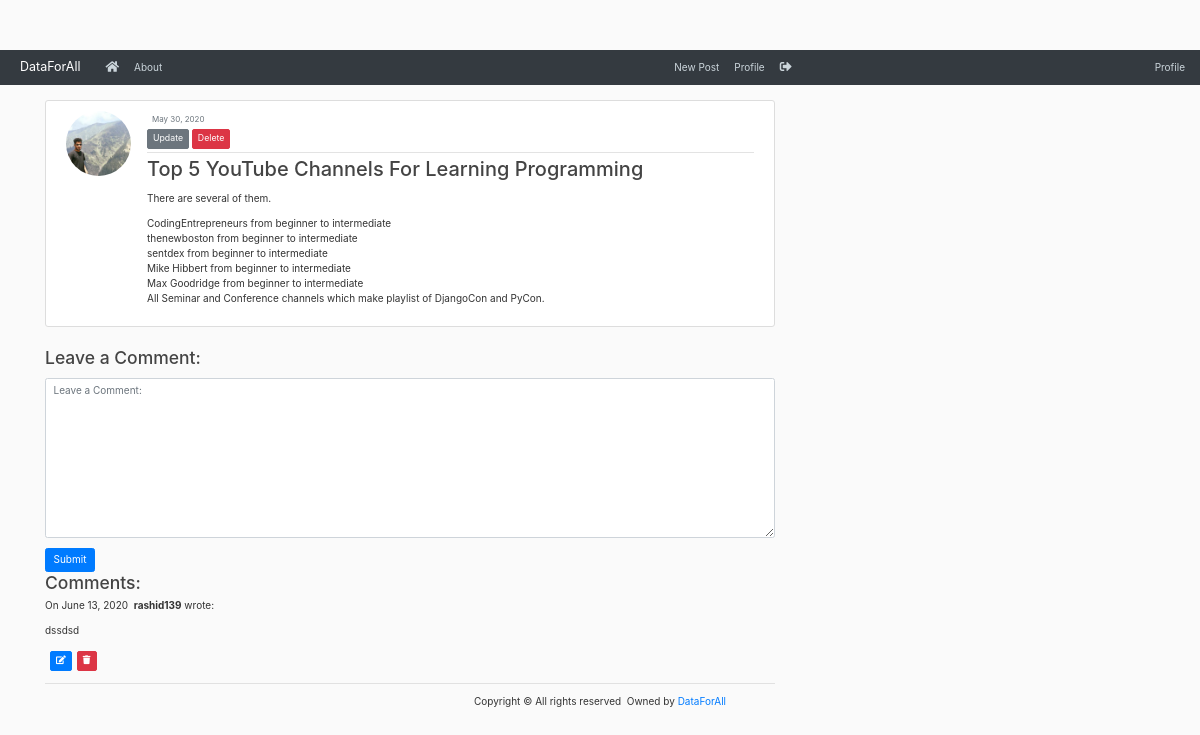
Screenshot of /post/28/ (signed in) with the database file from the repository.
### blog/models.py (models this page shows, shortened)
class Post(models.Model):
    title = models.CharField(max_length = 100)
    content = models.TextField()
    date_posted = models.DateTimeField(default=timezone.now)
    author = models.ForeignKey(User, on_delete=models.CASCADE)

class Comment(models.Model):
    author = models.CharField(max_length = 100)
    body = models.TextField()
    created_on = models.DateTimeField(auto_now_add=True)
    post = models.ForeignKey('Post', on_delete=models.CASCADE)

### users/models.py (models this page shows, shortened)
class Profile(models.Model):
    user = models.OneToOneField(User, on_delete = models.CASCADE)
    image = models.ImageField(default='default.jpg', upload_to='profile_pics')

### blog/views.py (the view, shortened to what this page needs)
# urls.py: path('post/<int:pk>/', views.PostDetailView.as_view(), name='post-detail'),
class PostDetailView(LoginRequiredMixin, DetailView):
    model = Post
    form_class = CommentForm
    template_name = 'blog/post_detail.html'
    def get(self, request, *args, **kwargs):
        post = Post.objects.get(pk=self.kwargs['pk'])
        form = self.form_class()
        comments = Comment.objects.filter(post = post).order_by('-id')
        context = {
            'post': post,
            'comments': comments,
            'form': form
        }
        return render(request, self.template_name, context)

### blog/forms.py
class CommentForm(forms.ModelForm):
    body = forms.CharField(widget= forms.Textarea(
        attrs= {
            "class": "form-control",
            "placeholder": "Leave a Comment: "
        }
    ))
    class Meta:
        model = Comment
        fields = '__all__'
        exclude = ('author', )

### blog/templates/blog/post_detail.html (shortened to what this page needs)
{% extends 'blog/base.html' %}
{% load static %}
{% block content %}
    <article class="media content-section">
        <img class="rounded-circle article-img" src="{{ post.author.profile.image.url }}">
        <div class="media-body">
            <div class="article-metadata">
                <small class="text-muted">{{ post.date_posted | date:"F d, Y" }}</small>
                {% if post.author == user %}
                    <div>
                        <a class="btn btn-secondary btn-sm mt-1 mb-1" href="{% url 'post-update' post.id %}">Update</a>
                        <a class="btn btn-danger btn-sm mt-1 mb-1" href="{% url 'post-delete' post.id %}">Delete</a>
                    </div>
                {% endif %}
            </div>
        <h2 class="article-title" >{{ post.title }}</h2>
        <p class="article-content">{{ post.content | linebreaks }}</p>
        </div>
    </article>
    <h3 class="article-title">Leave a Comment: </h1>
    <form action="" method="POST">
        <div class="form-group">
            {{ form.body }}
        </div>
        <button type="submit" class="btn btn-primary">Submit</button>
    </form>
    <h3 class="article-title">Comments: </h3>
    {% if user.is_authenticated %}
        {% for comment in comments %}
        <div class="media-body bg-olive">
            <p>
                On {{comment.created_on.date }}&nbsp;
                <b>{{ comment.author }}</b> wrote:
                <p>{{ comment.body }}</p>
                {% if comment.author == request.user.username %}
                    <div>
                        <button type="button" class="btn btn-primary btn-sm mt-1 mb-1 ml-2" id="edit{{comment.pk}}" data-catid="{{comment.pk}}" onclick="updateComment({{comment.pk}})"><i class="fas fa-edit"></i></a>
                        <button class="btn btn-danger btn-sm mt-1 mb-1 ml-2" id="{{comment.pk}}" onclick="deleteComment(this.id)"><i class="fas fa-trash"></i></button>
                    </div>
                {% endif %}
            </p>
            <hr>
        </div>
        {% endfor %}
    {% else %}
        <h5 class="article-title"> Please Login: <a class="btn btn-link" href="{% url 'login' %}">Login</a></h5>
    {% endif %}
{% endblock %}}

### static/css/all.css (style rules this page uses)
.fa,.fab,.fal,.far,.fas { -moz-osx-font-smoothing:grayscale;-webkit-font-smoothing:antialiased;display:inline-block;font-style:normal;font-variant:normal;text-rendering:auto;line-height:1 }
.fa-edit:before { content:"\f044" }
.fa-trash:before { content:"\f1f8" }
.fa,.far,.fas { font-family:"Font Awesome 5 Free" }
.fa,.fas { font-weight:900 }

### static/css/main.css (style rules this page uses)
body { background: #fafafa; color: #333333; margin-top: 5rem; }
h1, h2, h3, h4, h5, h6 { color: #444444; }
.content-section { background: #ffffff; padding: 10px 20px; border: 1px solid #dddddd; border-radius: 3px; margin-bottom: 20px; }
.article-title { color: #444444; }
.article-content { white-space: pre-line; }
.article-img { height: 65px; width: 65px; margin-right: 16px; }
.article-metadata { padding-bottom: 1px; margin-bottom: 4px; border-bottom: 1px solid #e3e3e3 }

### rows the page displays
Post: author.profile.image (picture), date_posted "May 30, 2020", title "Top 5 YouTube Channels For Learning Programming", content "There are several of them. CodingEntrepreneurs from beginner to intermediate thenewboston from beginner to intermediate sentdex from beginner to intermediate Mike Hibbert from beginner to intermediate Max Goodridge from beginner to intermediate All Seminar and Conference channels which make playlist of DjangoCon and PyCon."
Comment: created_on "June 13, 2020", author "rashid139", body "dssdsd"
